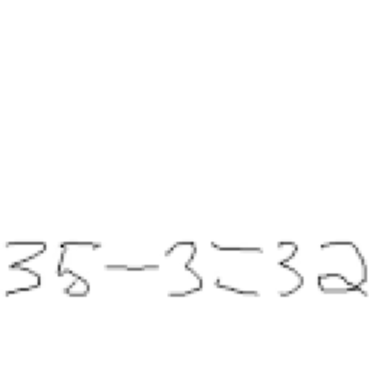
#> input picture equation_images_squares_2/2numbers_047.png, 369 x 369 px, found by its file name
$ jupyter execute --allow-errors FirstDraft.ipynb
#> lines starting #> are read from the running program, lines starting #| are printed output that depends on the picture; after the words box and inside, x2 and y2 are one past the last pixel; in counts of white or black regions, pixels touching at a corner belong together
#> further down, input_image is the input picture: shape (369, 369); min 15, max 255, mean 252.2
[cell 1]
import cv2
import numpy as np
import matplotlib.pyplot as plt
import tensorflow as tf

[cell 2]
from tensorflow.keras.preprocessing.image import ImageDataGenerator
from tensorflow.keras.preprocessing import image

[cell 3]
def binarize(img):
    img = image.img_to_array(img, dtype='uint8')
    binarized = np.expand_dims(cv2.adaptiveThreshold(img,255,cv2.ADAPTIVE_THRESH_MEAN_C, cv2.THRESH_BINARY,11,2), -1)
    inverted_binary_img = ~binarized
    return inverted_binary_img

[cell 4]
data_dir = '../data'
batch_size = 32
img_height = 45
img_width = 45

#> (a cell that did not finish here is left out)

[cell 6]
import os

#> (the rest of this cell did not finish here and is left out)

#> (a cell that did not finish here is left out)

[cell 8]
num_classes = 14

#> (the rest of this cell did not finish here and is left out)

#> (a cell that did not finish here is left out)

[cell 10]
import visualkeras
#> (the rest of this cell did not finish here and is left out)

#> (a cell that did not finish here is left out)

#> (a cell that did not finish here is left out)

[cell 13]
image_dir = "equation_images/"

[cell 14]
def getOverlap(a, b):
     return max(0, min(a[1], b[1]) - max(a[0], b[0]))
def detect_contours(img_path):
    # Given an image path, output bounding box coordinates of an image
#> called with img_path = 'equation_images/2numbers_047.png'
    input_image = cv2.imread(img_path, 0) # Load a greyscale image

    # Make a copy to draw bounding box
    input_image_cpy = input_image.copy()

    # Convert the grayscale image to binary (image binarization opencv python), then invert
    binarized = cv2.adaptiveThreshold(input_image_cpy,255,cv2.ADAPTIVE_THRESH_MEAN_C, cv2.THRESH_BINARY,11,2)
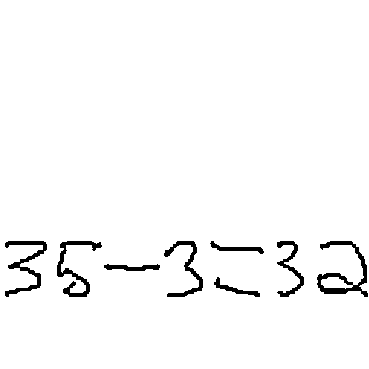
#> binarized: shape (369, 369); 97.3% white; 8 black regions, largest, box (x1, y1, x2, y2) and area: (317, 241, 368, 297) 771, (57, 241, 102, 297) 630, (5, 241, 47, 297) 627
    inverted_binary_img = ~binarized
#> inverted_binary_img: shape (369, 369); 2.7% white; 8 white regions

    # Detect contours
    # hierarchy variable contains information about the relationship between each contours
    contours_list, hierarchy = cv2.findContours(inverted_binary_img,
                                           cv2.RETR_TREE,
                                           cv2.CHAIN_APPROX_SIMPLE) # Find contours
#> contours_list = 9 contours; largest, box (x1, y1, x2, y2) and area: (317, 241, 368, 297) 874, (57, 241, 102, 297) 474, (5, 241, 47, 297) 469, (164, 241, 203, 297) 387, (277, 241, 304, 297) 322
    # Detect contours
    l = []
    for c in contours_list:
        x, y, w, h = cv2.boundingRect(c)
        l.append([x, y, w, h])
#> this loop made 9 passes
#> (x, y, w, h) on passes 1 to 9: (214, 277, 46, 20), (104, 264, 56, 7), (317, 241, 51, 56), (320, 276, 34, 14), (277, 241, 27, 56), (210, 241, 54, 13), (164, 241, 39, 56), (57, 241, 45, 56), (5, 241, 42, 56)
#> after the loop, l = [[214, 277, 46, 20], [104, 264, 56, 7], [317, 241, 51, 56], [320, 276, 34, 14], [277, 241, 27, 56], [210, 241, 54, 13], [164, 241, 39, 56], [57, 241, 45, 56], [5, 241, 42, 56]]
    # Check whether any overlapping rectangles. We do this in a way such that we only compare each box once with all other boxes.
    lcopy = l.copy()
#> lcopy has the same summary as l
    keep = []
    while len(lcopy) != 0:
        curr_x, curr_y, curr_w, curr_h = lcopy.pop(0) # Look at next box
        if curr_w * curr_h < 20: # remove very small boxes
            continue
        throw = []
        for i, (x, y, w, h) in enumerate(lcopy):
            curr_interval = [curr_x, curr_x+curr_w]
            next_interval = [x, x+w]
            if getOverlap(curr_interval, next_interval) > 1 : # more than 3 pixels overlap, this is arbitrary
                # Merge the two intervals
                new_interval_x = [min(curr_x, x), max(curr_x+curr_w, x+w)]
                new_interval_y = [min(curr_y, y), max(curr_y+curr_h, y+h)]
                newx, neww = new_interval_x[0], new_interval_x[1] - new_interval_x[0]
                newy, newh = new_interval_y[0], new_interval_y[1] - new_interval_y[0]
                curr_x, curr_y, curr_w, curr_h = newx, newy, neww, newh
                throw.append(i) # Mark this box to throw away later, since it has now been merged with current box
        for ind in sorted(throw, reverse=True): # Sort in reverse order otherwise we will pop incorrectly
            lcopy.pop(ind)
        keep.append([curr_x, curr_y, curr_w, curr_h]) # Keep the current box we are comparing against
#> this loop made 7 passes
#> after the loop, keep = [[210, 241, 54, 56], [104, 264, 56, 7], [317, 241, 51, 56], [277, 241, 27, 56], [164, 241, 39, 56], [57, 241, 45, 56], [5, 241, 42, 56]]; lcopy = []
    return keep

[cell 15]
IMAGE = "2numbers_047.png"
img_path = "equation_images/"+IMAGE
input_image = cv2.imread(img_path, 0)
input_image_cpy = input_image.copy()
keep = detect_contours(image_dir+IMAGE)

[cell 16]
#Visualise how the bounding boxes look like
for (x, y, w, h) in keep:
    cv2.rectangle(input_image_cpy, (x, y), (x + w, y + h), (0, 0, 255), 1)
#> this loop made 7 passes
plt.imshow(input_image_cpy, cmap='gray')
plt.show()

# Making Predictions

[cell 17]
# [40 lines left out: function resize_pad, not called in this run]

#> (a cell that did not finish here is left out)

[cell 19]
eqn_list = []

# binarize the input image
IMAGE = "2numbers_048.png"
img_path = "equation_images/"+IMAGE
input_image = cv2.imread(img_path, 0)
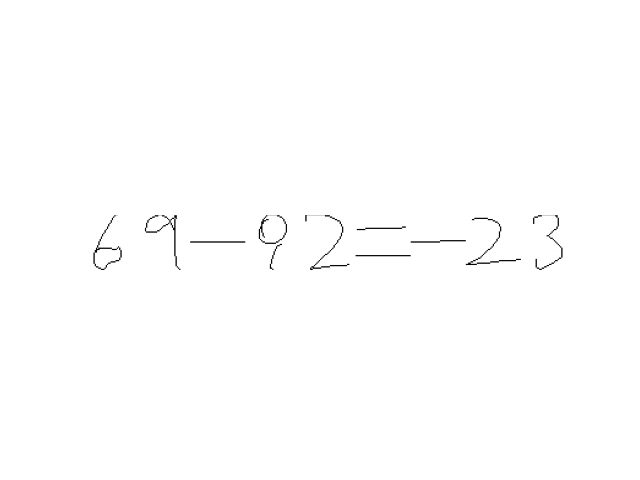
#> input picture equation_images/2numbers_048.png, 640 x 480 px, found by its file name
#> input_image is the input picture: shape (480, 640); min 0, max 255, mean 254.1
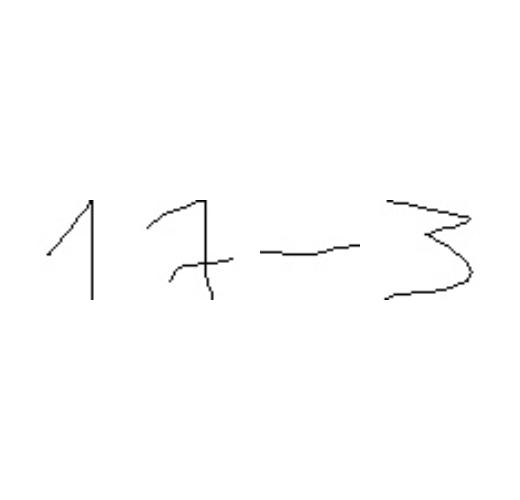
#> input picture notebooks/test_equation_images_withlabels/2numbers_test_008.png, 520 x 500 px, found by its file name
#> further down, input_image is the input picture: shape (500, 520); min 0, max 255, mean 253.3
#> (the rest of this cell did not finish here and is left out)

[cell 20]
import numpy as np
import tensorflow as tf
from skimage import io
import os
import matplotlib.pyplot as plt

# [62 lines left out: functions predict_equation, evaluate_accuracy, not called in this run]

[cell 21]
import os
import matplotlib.pyplot as plt

# [32 lines left out: function evaluate_handwritten_equations, not called in this run]

    # Print final accuracy if comparing with true answers
    # accuracy = correct_count / total_count
    # print(f"Accuracy: {accuracy * 100:.2f}%")

[cell 22]
test_folder = "test_equation_images"
#> (the rest of this cell did not finish here and is left out)

[cell 23]
image_dir = "test_equation_images/"
def getOverlap(a, b):
     return max(0, min(a[1], b[1]) - max(a[0], b[0]))
def detect_contours(img_path):
    # Given an image path, output bounding box coordinates of an image
    input_image = cv2.imread(img_path, 0) # Load a greyscale image

    # Make a copy to draw bounding box
    input_image_cpy = input_image.copy()

    # Convert the grayscale image to binary (image binarization opencv python), then invert
    binarized = cv2.adaptiveThreshold(input_image_cpy,255,cv2.ADAPTIVE_THRESH_MEAN_C, cv2.THRESH_BINARY,11,2)
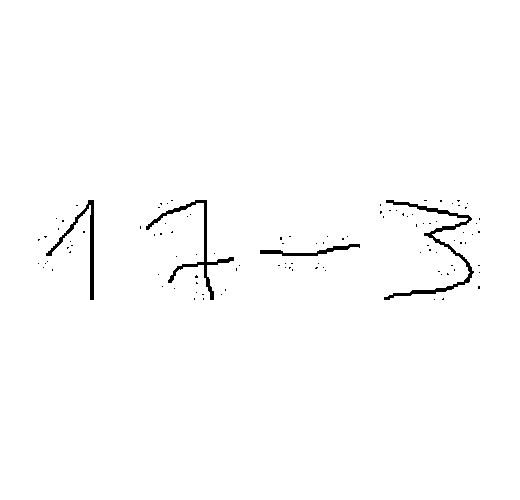
#> binarized: shape (500, 520); 98.8% white; 106 black regions (102 under 20 px), largest, box (x1, y1, x2, y2) and area: (384, 200, 474, 300) 1000, (146, 200, 234, 300) 798, (46, 200, 94, 300) 619, (260, 244, 360, 256) 359
    inverted_binary_img = ~binarized
#> inverted_binary_img: shape (500, 520); 1.2% white; 106 white regions (102 under 20 px)

    # Detect contours
    # hierarchy variable contains information about the relationship between each contours
    contours_list, hierarchy = cv2.findContours(inverted_binary_img,
                                           cv2.RETR_TREE,
                                           cv2.CHAIN_APPROX_SIMPLE) # Find contours
#> contours_list = 106 contours, 102 with area under 20; largest, box (x1, y1, x2, y2) and area: (384, 200, 474, 300) 710, (146, 200, 234, 300) 558, (46, 200, 94, 300) 450, (260, 244, 360, 256) 253
    # Detect contours
    l = []
    for c in contours_list:
        x, y, w, h = cv2.boundingRect(c)
        l.append([x, y, w, h])
#> this loop made 106 passes
#> (c, x, y, w, h) on passes 2, 3, 4, 6, 8, 10, 12, 16, 18, 20: ([[443, 298], [442, 299], [443, 299]], 442, 298, 2, 2), ([[203, 298], [203, 299]], 203, 298, 1, 2), ([[194, 298], [194, 299]], 194, 298, 1, 2), ([[202, 294], [203, 294]], 202, 294, 2, 1), ([[225, 289], [225, 290]], 225, 289, 1, 2), ([[478, 286], [478, 288], [479, 288], [479, 286]], 478, 286, 2, 3), ([[196, 282], [196, 283], [197, 283]], 196, 282, 2, 2), ([[447, 273], [447, 274], [448, 274]], 447, 273, 2, 2), ([[438, 271], [439, 271]], 438, 271, 2, 1), ([[454, 269], [454, 270]], 454, 269, 1, 2)
#> (x, y, w, h) on passes 1, 5, 7, 9, 11, 13: (434, 299, 1, 1), (221, 294, 1, 1), (196, 292, 1, 1), (174, 288, 1, 1), (162, 286, 1, 1), (195, 275, 3, 3)
#> after the loop, l = 106 items, first 6: [434, 299, 1, 1], [442, 298, 2, 2], [203, 298, 1, 2], [194, 298, 1, 2], [221, 294, 1, 1], [202, 294, 2, 1]
    # Check whether any overlapping rectangles. We do this in a way such that we only compare each box once with all other boxes.
    lcopy = l.copy()
#> lcopy has the same summary as l
    keep = []
    while len(lcopy) != 0:
        curr_x, curr_y, curr_w, curr_h = lcopy.pop(0) # Look at next box
        if curr_w * curr_h < 20: # remove very small boxes
            continue
        throw = []
        for i, (x, y, w, h) in enumerate(lcopy):
            curr_interval = [curr_x, curr_x+curr_w]
            next_interval = [x, x+w]
            if getOverlap(curr_interval, next_interval) > 1 : # more than 3 pixels overlap, this is arbitrary
                # Merge the two intervals
                new_interval_x = [min(curr_x, x), max(curr_x+curr_w, x+w)]
                new_interval_y = [min(curr_y, y), max(curr_y+curr_h, y+h)]
                newx, neww = new_interval_x[0], new_interval_x[1] - new_interval_x[0]
                newy, newh = new_interval_y[0], new_interval_y[1] - new_interval_y[0]
                curr_x, curr_y, curr_w, curr_h = newx, newy, neww, newh
                throw.append(i) # Mark this box to throw away later, since it has now been merged with current box
        for ind in sorted(throw, reverse=True): # Sort in reverse order otherwise we will pop incorrectly
            lcopy.pop(ind)
        keep.append([curr_x, curr_y, curr_w, curr_h]) # Keep the current box we are comparing against
#> this loop made 101 passes
#> after the loop, keep = [[260, 236, 100, 20], [384, 200, 90, 100], [146, 200, 88, 100], [46, 200, 48, 100]]; lcopy = []
    return keep

IMAGE = "2numbers_test_008.png"
img_path = "test_equation_images/"+IMAGE
input_image = cv2.imread(img_path, 0)
input_image_cpy = input_image.copy()
keep = detect_contours(image_dir+IMAGE)

#Visualise how the bounding boxes look like
for (x, y, w, h) in keep:
    cv2.rectangle(input_image_cpy, (x, y), (x + w, y + h), (0, 0, 255), 1)
#> this loop made 4 passes
#> input_image_cpy: shape (500, 520)
plt.imshow(input_image_cpy, cmap='gray')
plt.show()
